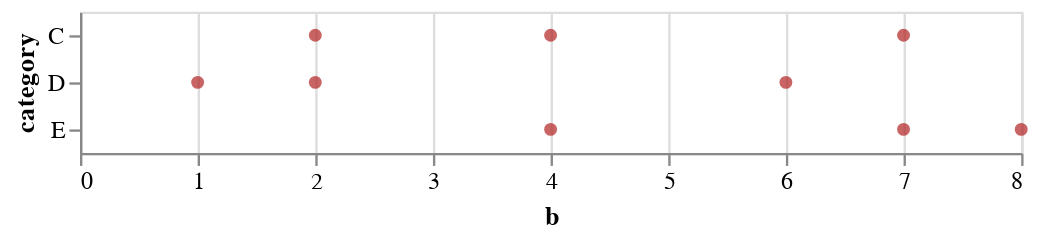

The code cell stored with this chart in its notebook:
### Code cell
alt.Chart(data).mark_circle(color='firebrick').encode(     
   alt.Y('a', title='category'),     
   alt.X('b') 
)

### Figure 1 — Vega-Lite specification as saved in the notebook (floating-point values rounded to 4 significant figures)
{"config": {"view": {"continuousWidth": 400, "continuousHeight": 300}}, "data": {"name": "data-347f1284ea3247c0f55cb966abbdd2d8"}, "mark": {"type": "circle", "color": "firebrick"}, "encoding": {"x": {"type": "quantitative", "field": "b"}, "y": {"type": "nominal", "field": "a", "title": "category"}}, "$schema": "https://vega.github.io/schema/vega-lite/v4.8.1.json", "datasets": {"data-347f1284ea3247c0f55cb966abbdd2d8": [{"a": "C", "b": 2}, {"a": "C", "b": 7}, {"a": "C", "b": 4}, {"a": "D", "b": 1}, {"a": "D", "b": 2}, {"a": "D", "b": 6}, {"a": "E", "b": 8}, {"a": "E", "b": 4}, {"a": "E", "b": 7}]}}
